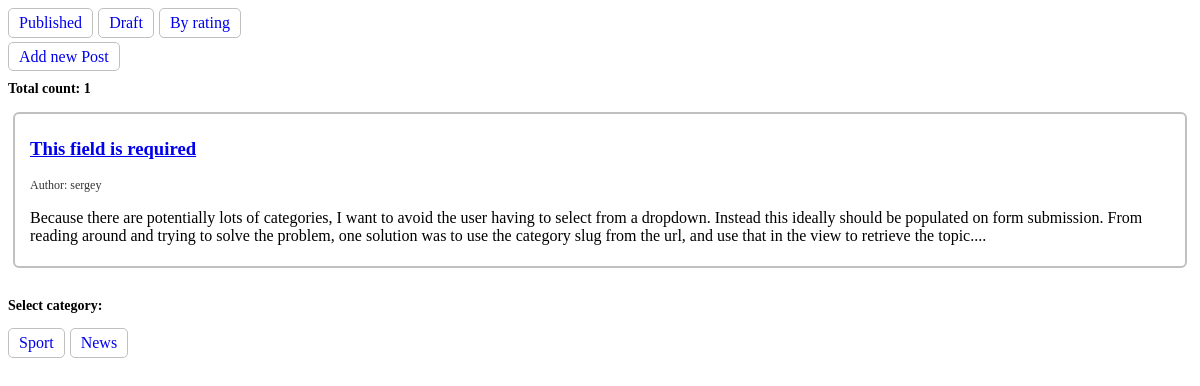
The app's page /post/category/2 with its own data.
### blog/models.py (models this page shows, shortened)
class Post(models.Model):
    title = models.CharField(max_length=255, verbose_name='Title')
    text = models.TextField()
    isDraft = models.BooleanField(default=True)
    created = models.DateTimeField(auto_now_add=True)
    published_date = models.DateTimeField(auto_now_add=True)
    category = models.ForeignKey(PostCategory, on_delete=models.CASCADE, blank=True, null=True, verbose_name='Category')
    author = models.ForeignKey('auth.USER', on_delete=models.CASCADE, blank=True, null=True)

class PostCategory(models.Model):
    title = models.CharField(max_length=255, verbose_name='Title')
    text = models.TextField()
    created = models.DateTimeField(auto_now_add=True)
    published_date = models.DateTimeField(auto_now_add=True)

### blog/views.py (the view)
# urls.py: path('post/category/<int:category_pk>', post_by_category, name='post_by_category'),
def post_by_category(request, category_pk):
    posts = Post.objects.filter(category=category_pk)
    categories = PostCategory.objects.all()
    count = posts.count()
    context = {'posts': posts, 'categories': categories, 'count': count}
    return render(request, 'blog/post_list.html', context)

### blog/templates/blog/post_list.html (shortened to what this page needs)
<!DOCTYPE html>
<html lang="en">
<head>
</head>
<body>
<div class="tabs">
    <a href="{% url 'post_list' %}" class="btn">
        Published
    </a>
    <a href="{% url 'post_draft' %}" class="btn">
        Draft
    </a>
    <a href="{% url 'post_by_rating' %}" class="btn">
        By rating
    </a>
</div>
<div style="margin-bottom: 10px">
    <a href="{% url 'post_new' %}" class="btn">
        Add new Post
    </a>
</div>
<div class="title">Total count: {{ count }}</div>
<div class="post-wrapper">
    {% for post in posts %}
        <div class="post">
            <a href="{% url 'post_detail' post_pk=post.pk %}">
                <h3>{{ post.title }}</h3>
            </a>
            <div style="display: flex">
                <span class="author">Author: {{ post.author }}</span>
            </div>
            <p>{{ post.text }}...</p>
        </div>
    {% endfor %}
</div>
<p class="title">Select category:</p>
<div class="tabs">
    {% for category in categories %}
        <a href="{% url 'post_by_category' category_pk=category.pk %}" class="btn">
            {{ category.title }}
        </a>
    {% endfor %}
</div>
</body>
</html>

### blog/templates/blog/post_list.html (style rules this page uses)
.post-wrapper { padding: 5px; }
.post-wrapper .post { display: flex; flex-direction: column; border: 2px solid silver; border-radius: 6px; padding: 5px 15px; margin: 10px 0; }
.tabs { display: flex; gap: 5px; margin-bottom: 10px; }
.btn { padding: 5px 10px; border: 1px solid silver; border-radius: 5px; text-decoration: none; }
.title { font-size: 14px; margin-top: 15px; font-weight: 600; }
.author { font-size: 12px; opacity: 0.8; }

### records on screen
Post: title "This field is required", author "sergey", text "Because there are potentially lots of categories, I want to avoid the user having to select from a dropdown. Instead this ideally should be populated on form submission. From reading around and trying to solve the problem, one solution was to use the category slug from the url, and use that in the view to retrieve the topic."
PostCategory: title "Sport"
PostCategory: title "News"

### other values on screen
{{ count }} "1"
